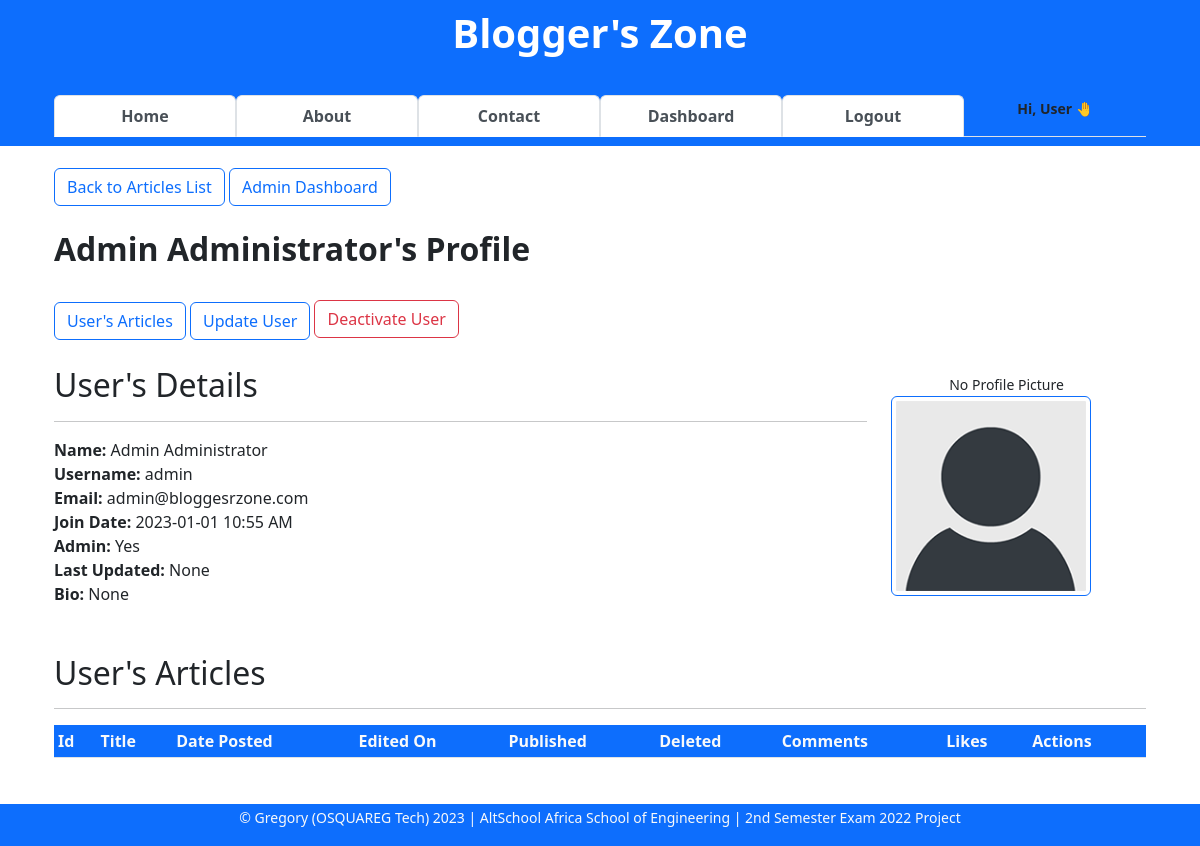
The page /admin-user/view/1 (signed in) on the database its author committed.
### app/models.py (models this page shows, shortened)
class User(db.Model, UserMixin):
    __tablename__ = "users"
    id = db.Column(db.Integer, primary_key=True)
    firstname = db.Column(db.String(255), nullable=False)
    lastname = db.Column(db.String(255), nullable=False)
    username = db.Column(db.String(25), nullable=False, unique=True)
    email = db.Column(db.Text(150), nullable=False, unique=True)
    password_hash = db.Column(db.Text(255), nullable=False, unique=True)
    bio = db.Column(db.Text(), nullable=True)
    date_joined = db.Column(db.DateTime, default=datetime.utcnow)
    is_active = db.Column(db.Boolean, default=True)
    is_admin = db.Column(db.Boolean, default=False)
    profile_pic = db.Column(db.String(), nullable=True)
    last_updated_by = db.Column(db.String)
    last_updated_on = db.Column(db.DateTime, onupdate=datetime.utcnow)
    articles = db.relationship("Article", backref="author")
    comments = db.relationship("Comment", backref="commenter")
    article_likes = db.relationship("ArticleLike", backref="art_liker")
    comment_likes = db.relationship("CommentLike", backref="com_liker")

### app/admin/admin_users.py (the view)
@blueprint.route("/view/<int:id>", methods=["GET"])
@login_required
def view(id):
    user = User.query.get_or_404(id)
    user_articles = Article.query.filter(Article.author_id == user.id).all()
    comment_likes_cnts = db.session \
        .query(Article.id.label("article_id"),
               func.count(Comment.comment).label("comments_count"),
               func.count(ArticleLike.user_id).label("likes_count")) \
        .outerjoin(Comment, Comment.article_id == Article.id) \
        .outerjoin(ArticleLike, ArticleLike.article_id == Article.id) \
        .group_by(Article.id).all()
    context = {
        "user": user,
        "user_articles": user_articles,
        "comment_likes_cnts": comment_likes_cnts
    }
    return render_template("admin-user-dashboard.html", **context)

### app/main.py (called while the page is built)
@login_man.user_loader
def user_loader(id):
    return User.query.get(int(id))

### app/admin/templates/admin-user-dashboard.html (shortened to what this page needs)
{% extends 'base.html' %}
{% block content %}
<div class="container">
    <div>
        <a href="/#all-articles-list" class="btn btn-outline-primary">Back to Articles List</a>
        <a href="{{ url_for('admin.admin', un=current_user.username) }}" class="btn btn-outline-primary">Admin Dashboard</a>
    </div>
    <br>
    <div>
        <h2><b>{{ user.firstname }} {{ user.lastname }}'s Profile</b></h2>
    </div>
    <br>
    <div class="row">
        <div class="col-9">
            <div>
                <a href="#user-articles" class="btn btn-outline-primary">User's Articles</a>
                <a href="{{ url_for('admin-users.update', id=user.id) }}" class="btn btn-outline-primary">Update User</a>
                <a href="{{ url_for('admin-users.deactivate', id=user.id) }}"
                    class="btn btn-outline-danger mb-1 border border-danger">Deactivate User</a>
            </div>
            <br>
            <div>
                <h2>User's Details</h2>
                <hr>
                <strong>Name:</strong> {{ user.firstname }} {{ user.lastname }} <br>
                <strong>Username:</strong> {{ user.username }} <br>
                <strong>Email:</strong> {{ user.email }} <br>
                <strong>Join Date:</strong> {{ user.date_joined.strftime('%Y-%m-%d %I:%M %p') }} <br>
                <strong>Admin:</strong>
                {% if user.is_admin %} Yes
                {% else %} No
                {% endif %} <br>
                <strong>Last Updated:</strong>
                {% if user.last_updated_on is none %}
                {{ None }} {% else %}
                {{ user.last_updated_on.strftime('%Y-%m-%d %I:%M %p') }}
                {% endif %} <br>
                <strong>Bio:</strong> {{ user.bio }} <br>
            </div><br>
        </div>
        <div class="row col-3">
            <div>
                <br><br><br>
                {% if user.profile_pic %}
                <img src="{{ url_for('static', filename='images/' + user.profile_pic)}}"  class="float-right img-thumbnail border-primary" width="200">
                {% else %}
                <center><small>No Profile Picture</small></center>
                <img src="{{ url_for('static', filename='images/default_profile_pic.png')}}" class="float-right img-thumbnail border-primary" width="200">
                {% endif %}
            </div>
        </div>
    </div>
    <br>
    <div id="user-articles">
        <h2> User's Articles </h2>
        <hr>
        <table class="table table-sm table-hover">
            <thead class="table-responsive bg-primary text-light">
                <th>Id</th>
                <th>Title</th>
                <th>Date Posted</th>
                <th>Edited On</th>
                <th>Published</th>
                <th>Deleted</th>
                <th>Comments</th>
                <th>Likes</th>
                <th>Actions</th>
            </thead>
        </table>
    </div>
</div>
{% endblock content %}

### app/templates/base.html (shortened to what this page needs)
<!DOCTYPE html>
<html lang="en">
<head>
    <link rel="stylesheet" href="{{url_for('static',filename='css/tab-style.css')}}" type="text/css">
    <link rel="stylesheet" href="{{url_for('static', filename='css/ckeditor-styles.css')}}" type="text/css">
    <link href="https://cdn.jsdelivr.net/npm/bootstrap@5.2.2/dist/css/bootstrap.min.css" rel="stylesheet">
</head>
<body onload="openPage('Published', this, 'rgb(0, 89, 250)', 'white')">
    <nav class="navbar navbar-light fixed-top text-lg-center bg-primary border border-primary" >
        <div class="container container-sm">
            <div class="container">
                <a class="navbar-brand" href="{{url_for('general.index')}}">
                    <h1 class="text-white"><b>Blogger's Zone</b></h1>
                </a>
            </div>
            <div class="container">
                <ul class="nav navbar-dark nav-tabs nav-justified">
                    <li class="nav-item">
                        <a class="nav-link active" href="{{url_for('general.index')}}"><b>Home</b></a>
                    </li>
                    <li class="nav-item">
                        <a class="nav-link active" href="{{ url_for('general.about') }}"><b>About</b></a>
                    </li>
                    <li class="nav-item">
                        <a class="nav-link active" href="{{ url_for('general.message') }}"><b>Contact</b></a>
                    </li>
                    {% if current_user.is_authenticated %}
                    <li class="nav-item">
                        <a class="nav-link active" href="{{url_for('user.dashboard')}}"><b>Dashboard</b></a>
                    </li>
                    <li class="nav-item">
                        <a class="nav-link active" href="{{ url_for('auth.logout') }}"><b>Logout</b></a>
                    </li>
                    <li class="nav-item">
                        <small class="align-bottom"><b class="text-end">Hi, {{current_user.firstname}} 🤚</b></small>
                    </li>
                    {% endif %}
                </ul>
            </div>
        </div>
    </nav>
    <main>
        <div><br><br><br><br><br><br><br></div>
        <div class="container">
            {% block content %}
            {% endblock content %}
        </div>
        <div><br><br><br></div>
    </main>
    <div class="text-md-center text-muted bg-primary border border-primary fixed-bottom">
        <footer>
            <p class="text-light">
                <small>
                    &copy Gregory (OSQUAREG Tech)
                    <script>document.write(new Date().getFullYear())</script> | AltSchool Africa School of Engineering | 2nd Semester Exam 2022 Project
                </small>
            </p>
        </footer>
    </div>
</body>
</html>

### app/static/css/tab-style.css (style rules this page uses)
a { text-decoration: none; }

### app/static/css/ckeditor-styles.css (style rules this page uses)
:root { --ck-color-image-caption-background: hsl(0, 0%, 97%); --ck-color-image-caption-text: hsl(0, 0%, 20%); --ck-color-mention-background: hsla(341, 100%, 30%, 0.1); --ck-color-mention-text: hsl(341, 100%, 30%); --ck-color-table-caption-background: hsl(0, 0%, 97%); --ck-color-table-caption-text: hsl(0, 0%, 20%); --ck-highlight-marker-blue: hsl(201, 97%, 72%); --ck-highlight-marker-green: hsl(120, 93%, 68%); --ck-highlight-marker-pink: hsl(345, 96%, 73%); --ck-highlight-marker-yellow: hsl(60, 97%, 73%); --ck-highlight-pen-green: hsl(112, 100%, 27%); --ck-highlight-pen-red: hsl(0, 85%, 49%); --ck-image-style-spacing: 1.5em; --ck-inline-image-style-spacing: calc(var(--ck-image-style-spacing) / 2); --ck-todo-list-checkmark-size: 16px; }

### rows shown on the page
User: firstname "User"
User: firstname "Admin", lastname "Administrator", username "admin", email "admin@bloggesrzone.com", date_joined "2023-01-01 10:55 AM", bio "None"

### other values the page prints
{{ None }} "None"
